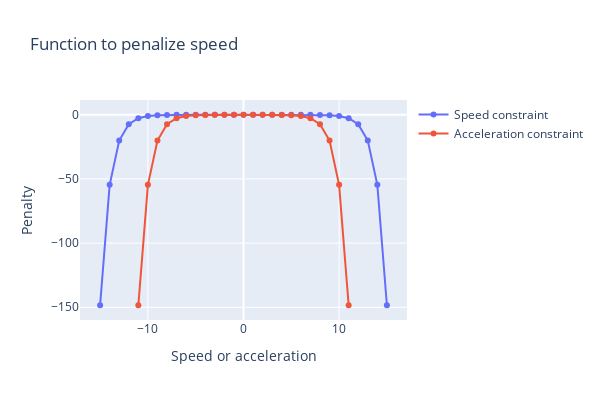

Notebook source saved alongside this figure:
### Markdown cell above
## <span style="color:orange">Constraint acceleration and speed</span>


The current reward function for the booster is far from optimal. As evident from the data, the value increases steadily and peaks at the 26th iteration. However, the engine won't start until then, risking a crash. Instead of using `pos_y`, we can utilize `future_pos_y` to allow ample time to start the engine and prevent a collision. While predicting the next position after a 3-time step works well in this example, in other scenarios, the rocket's speed may be excessive, rendering 3 time steps insufficient. To mitigate such scenarios, we could also impose constraints on the vehicle's acceleration and speed.

We can modulate speed in a way, system will be high penalize when it begans to be out of bounds:

$$ - exp( |speed\_y| - speed\_y\_limit) $$ 

The same reasoning can be applied to acceleration.

$$ - exp( |acceleration\_y| - acceleration\_y\_limit) $$

### Code cell
speed_y_limit = 10
speed_y = np.arange(-15,16)

acceleration_y_limit = 6
acceleration_y = np.arange(-11,12)

fig = go.Figure()
fig.add_trace(go.Scatter(
    x = speed_y,
    y = -np.exp(np.abs(speed_y) - speed_y_limit),
    name='Speed constraint',
    mode='lines+markers'
))
fig.add_trace(go.Scatter(
    x = acceleration_y,
    y = -np.exp(np.abs(acceleration_y) - acceleration_y_limit),
    name='Acceleration constraint',
    mode='lines+markers'
))

fig.update_xaxes(title_text = "Speed or acceleration")
fig.update_yaxes(title_text = "Penalty")
fig.update_layout(height=400, width=600, title_text="Function to penalize speed")

### Figure 1 — Plotly figure (JSON) as saved in the notebook; plotly's stock layout.template omitted (floating-point values rounded to 4 significant figures)
{"data": [{"mode": "lines+markers", "name": "Speed constraint", "type": "scatter", "x": [-15, -14, -13, -12, -11, -10, -9, -8, -7, -6, -5, -4, -3, -2, -1, 0, 1, 2, 3, 4, 5, 6, 7, 8, 9, 10, 11, 12, 13, 14, 15], "y": [-148.4, -54.6, -20.09, -7.389, -2.718, -1, -0.3679, -0.1353, -0.04979, -0.01832, -0.006738, -0.002479, -0.0009119, -0.0003355, -0.0001234, -4.54e-05, -0.0001234, -0.0003355, -0.0009119, -0.002479, -0.006738, -0.01832, -0.04979, -0.1353, -0.3679, -1, -2.718, -7.389, -20.09, -54.6, -148.4]}, {"mode": "lines+markers", "name": "Acceleration constraint", "type": "scatter", "x": [-11, -10, -9, -8, -7, -6, -5, -4, -3, -2, -1, 0, 1, 2, 3, 4, 5, 6, 7, 8, 9, 10, 11], "y": [-148.4, -54.6, -20.09, -7.389, -2.718, -1, -0.3679, -0.1353, -0.04979, -0.01832, -0.006738, -0.002479, -0.006738, -0.01832, -0.04979, -0.1353, -0.3679, -1, -2.718, -7.389, -20.09, -54.6, -148.4]}], "layout": {"height": 400, "title": {"text": "Function to penalize speed"}, "width": 600, "xaxis": {"title": {"text": "Speed or acceleration"}}, "yaxis": {"title": {"text": "Penalty"}}}}
